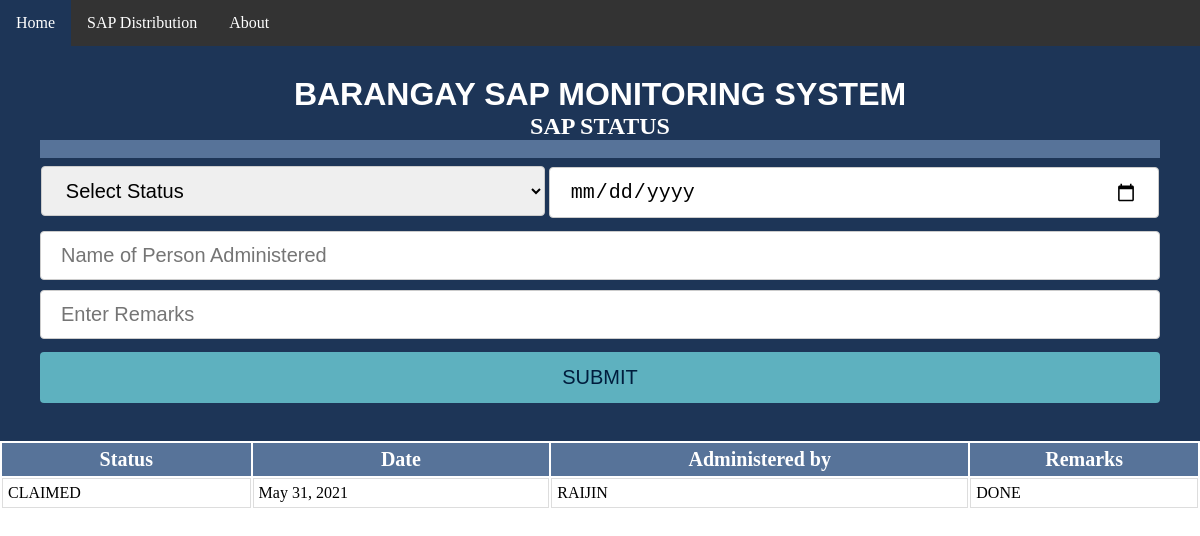
The page /1/statusb on the database as committed earlier.
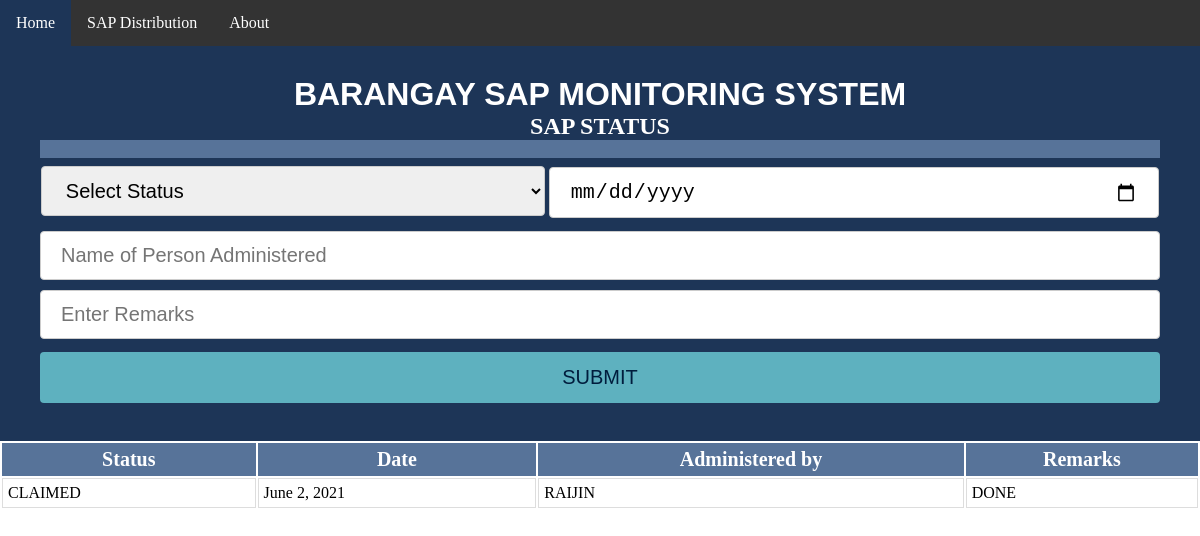
The same page on the database as committed later.
### MNList/models.py (models this page shows)
class Statusdbs(models.Model):
      sdistribution = models.ManyToManyField(SDistributions, default=None)
      bresidents = models.ManyToManyField(BResidents, default=None)
      sbeneficiary = models.ManyToManyField(SBeneficiary, default=None)
      ddate = models.DateField(default='')
      dstatus = models.TextField(default='')
      dperson = models.TextField(default='')
      dremarks = models.TextField(default='')
      class meta:
          db = "status"

### MNList/views.py (the view)
# urls.py: url(r'^(\d+)/statusb$', views.view_statuss, name='view_statuss'),
def view_statuss(request, ibrgy_id):
   ibrgy_ = IBrgy.objects.get(id=ibrgy_id)
   bresidents = BResidents.objects.all()
   statusdbs = Statusdbs.objects.all()
   return render(request, 'StatusDB2.html', {'ibrgy': ibrgy_,'statusdb' : statusdbs, 'bresident' : bresidents})

### MNList/templates/StatusDB2.html (shortened to what this page needs)
<html>
<head>
</head>
<body>
{% extends 'base.html' %}
{% block content %}
	<div id="myDIV" class="header">
		<h1>BARANGAY SAP MONITORING SYSTEM</h1>
		<h2>SAP STATUS</h2>
	<h4>
		</h4>
		<form method="POST" action="/{{ibrgy.id}}/statusb/add_status">
			<select id="sstatus" name="sstatus">
		        <option value="0">Select Status</option>
  			</select>
			<input type="date" id="sdate" name="sdate">
			<input type="txt" id="sperson" name="sperson" placeholder="Name of Person Administered">
			<input type="txt" id="sremark" name="sremarks" placeholder="Enter Remarks"> {% csrf_token %}
			<input type="submit" id="bAdd" name="bAdd" value="SUBMIT" class=button> </form>
	</div>
		<table id="id_table" name='tr'>
		<tr>
			<th>Status</th>
			<th>Date</th>
			<th>Administered by</th>
			<th>Remarks</th>
		</tr>
		<tr>{% for statusdb in statusdb %}
			<td>{{ statusdb.dstatus.upper }}</td>
			<td>{{ statusdb.ddate }}</td>
			<td>{{ statusdb.dperson.upper }}</td>
			<td>{{ statusdb.dremarks.upper }}</td>
		</tr>{% endfor %} </table>
</body>
{% endblock %}

Rows that differ between the two databases and show on the page:
changed Statusdbs "CLAIMED": ddate "May 31, 2021" → "June 2, 2021"
